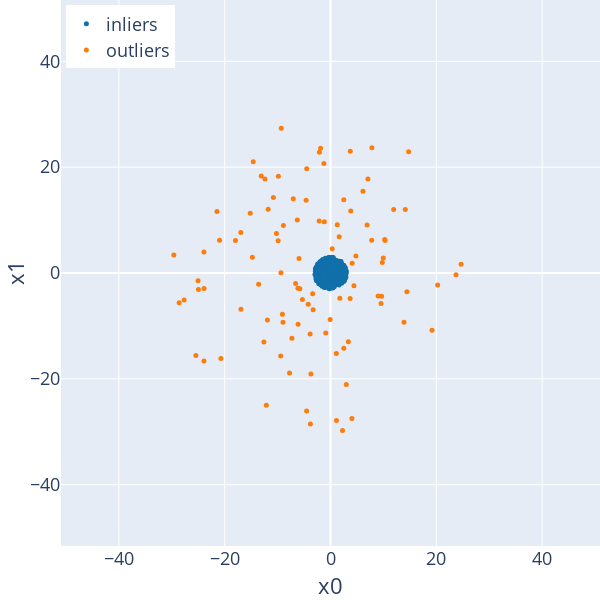

The notebook cell saved with this chart:
### Code cell
# plot training dataset
training_data_synthetic_fig = plot_anomaly_dataset_2d(data, "Target", features = features[:2], marker_size=5)
training_data_synthetic_fig.update_layout(width=600, height=600, font_size=18, margin=dict(l=0, r=0, b=0, t=0),)
training_data_synthetic_fig.update_layout(legend=dict(
    yanchor="top",
    y=0.99,
    xanchor="left",
    x=0.01
))
training_data_synthetic_fig.update_layout(xaxis=dict(range=[-46, 46]), yaxis=dict(range=[-46, 46]))
training_data_synthetic_fig.show()

### Figure 1 — Plotly figure (JSON) as saved in the notebook; plotly's stock layout.template omitted (floating-point values rounded to 4 significant figures; data arrays with more than 128 entries replaced by an {"elided": "..."} marker saying what was removed)
{"data": [{"marker": {"color": "#1170aa", "size": 5}, "mode": "markers", "name": "inliers", "type": "scatter", "x": {"elided": "900 float values"}, "y": {"elided": "900 float values"}}, {"marker": {"color": "#fc7d0b", "size": 5}, "mode": "markers", "name": "outliers", "type": "scatter", "x": [-23.9, -2.134, -1.165, 6.133, -11.79, 0.3187, 7.073, 14.44, -17.96, -12.13, -8.905, -6.16, -9.369, -9.093, -4.51, -9.411, 2.27, 6.92, 4.806, -6.27, -29.61, 3.735, 4.041, -3.701, 9.554, -3.798, 7.785, -7.292, -9.898, -1.252, -11.92, -9.303, -28.61, -5.791, -27.67, 24.69, -13.09, 3.378, -12.39, -25.03, -14.6, 7.824, 3.825, -0.06313, -12.59, 9.658, -21.46, -3.375, -14.77, -23.92, 3.708, -20.97, 9.006, -5.314, 10.32, 4.098, 20.25, -10.21, -25.44, -5.948, 14.77, 11.94, 1.64, -20.71, -6.595, -9.855, 9.979, -7.032, -15.17, 1.126, -0.8954, 2.516, 1.285, -8.979, -4.208, -16.92, 14.14, -4.497, 9.792, 1.109, 1.765, 4.43, 10.25, 13.9, 19.19, 23.72, 2.518, -1.876, -2.093, -7.739, -3.283, -6.125, -10.79, -24.97, -4.606, -23.92, 2.988, -3.846, -16.95, -13.59], "y": [-2.927, 9.825, 9.684, 15.44, 12.04, 4.599, 17.78, -3.533, 6.16, -25.0, 9.001, -2.889, 0.04697, -7.785, -26.06, -15.67, -29.79, 9.073, 3.224, 10.03, 3.396, 23.02, -27.5, -19.11, -5.766, -28.56, 6.209, -12.33, 6.103, 20.69, -8.886, 27.35, -5.617, -2.996, -5.11, 1.66, 18.32, -13.0, 17.78, -1.477, 21.02, 23.69, 11.71, -8.81, -13.06, -4.393, 11.62, -3.905, 2.958, 3.952, -4.837, 6.191, -4.365, -5.023, 6.139, 1.865, -2.26, 7.48, -15.58, 2.727, 22.92, 12.02, 6.867, -16.14, -1.985, 18.31, 2.843, 14.01, 11.27, -27.89, -11.36, 13.85, 9.099, -9.31, -5.93, -6.836, 11.99, 19.7, 1.977, -15.2, -4.761, -2.418, 6.321, -9.291, -10.8, -0.342, -14.23, 23.57, 22.82, -18.92, -6.946, -9.696, 14.26, -3.122, 13.73, -16.65, -21.09, -11.51, 7.652, -2.128]}], "layout": {"font": {"size": 18}, "height": 600, "legend": {"x": 0.01, "xanchor": "left", "y": 0.99, "yanchor": "top"}, "margin": {"b": 0, "l": 0, "r": 0, "t": 0}, "width": 600, "xaxis": {"domain": [0, 1], "range": [-48.81, 48.81], "scaleanchor": "y", "scaleratio": 1, "title": {"text": "x0"}, "type": "linear"}, "yaxis": {"domain": [0, 1], "range": [-50.28, 50.28], "scaleanchor": "x", "scaleratio": 1, "title": {"text": "x1"}, "type": "linear"}}}
